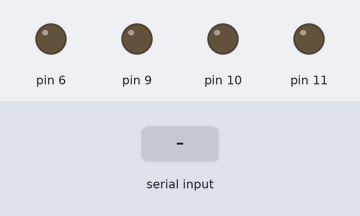
Simulated run of this sketch. Board: Arduino Uno, built with avr-gcc and run on an emulated ATmega328P. On the bench: output pins drawn as LEDs (lit = HIGH). The inputs (shaded band) are chosen by the test bench. What the sketch prints to the serial monitor is not drawn.

Above: at 1.2 s.
1.3 s: "90,45\n" received over Serial
At 3.0 s:
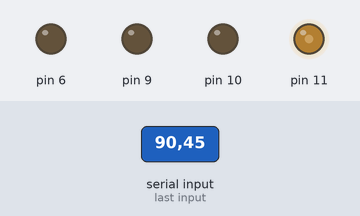
3.8 s: "30,150\n" received over Serial
At 6.0 s:
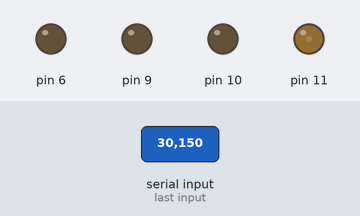
6.3 s: "200\n" received over Serial
At 8.0 s:
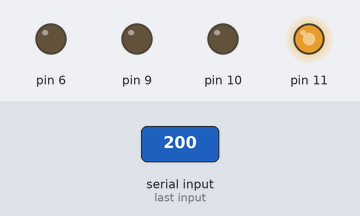
8.8 s: "90\n" received over Serial
At 11.0 s:
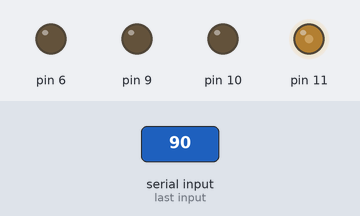
Timing chart, 0 to 12.3 s (numbered marks = the images above; inputs shaded):
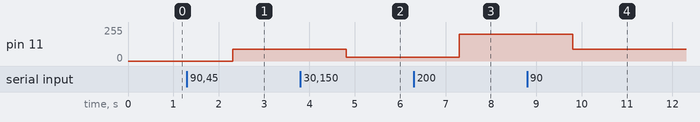

The sketch:

main.ino
```cpp
String leitura;
int i = 0;

void setup() {
  pinMode(11, OUTPUT);
  pinMode(10, OUTPUT);
  pinMode(9, OUTPUT);
  pinMode(6, OUTPUT);

  Serial.begin(9600);


}

void loop() {

  while(i < 1){
    Serial.print("Voce se conectou");
    i++;
  }

  if(Serial.available() > 0){
    leitura = Serial.readString();

    int vel = leitura.toInt();

    analogWrite(11, vel);
    analogWrite(10, 0);

/*
    if(leitura.equals("255")){
      //Serial.println("teste");
      analogWrite(11, vel);
      analogWrite(10, 0);
    } else if(leitura.equals("0")){
      analogWrite(11, 0);
      analogWrite(10, 0);
    }
    */
  }


}
```

Measured:
- after the input at 1.3 s, pin 11: 0/255 → 90/255 after 1.0 s
- after the input at 3.8 s, pin 11: 90/255 → 30/255 after 1.0 s
- after the input at 6.3 s, pin 11: 30/255 → 200/255 after 1.0 s
- after the input at 8.8 s, pin 11: 200/255 → 90/255 after 1.0 s
